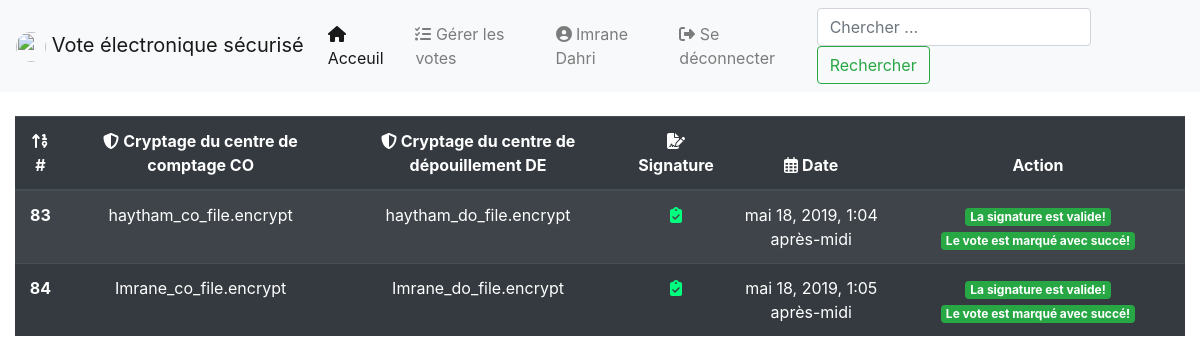
Before: /manage/ (signed in) with the older database file.
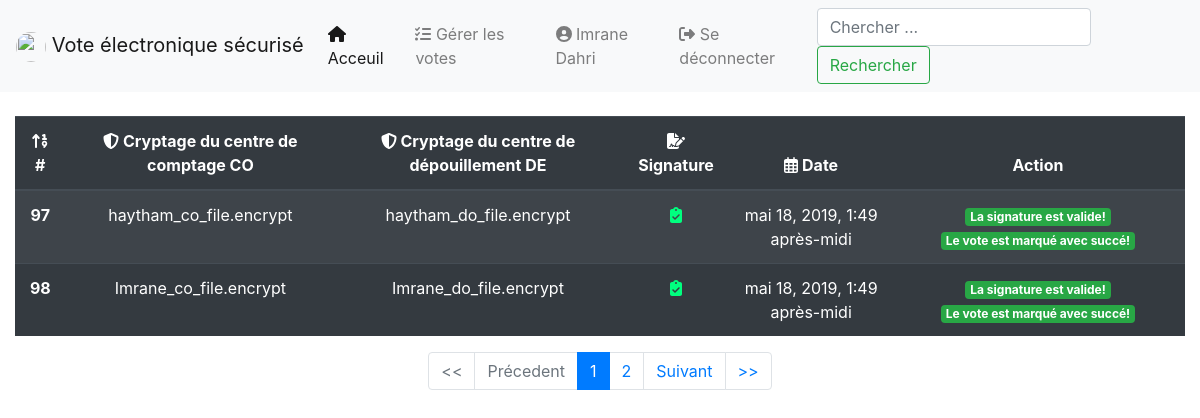
After: the same page with the newer database file.
### SecuredVote/models.py (models this page shows, shortened)
class Pending(models.Model):
    co_file = models.FileField(null=False)
    do_file = models.FileField(null=False, blank=True)
    date = models.DateTimeField(default=now)
    done = models.BooleanField(default=False, null=True, blank=True)
    is_valid = models.BooleanField(default=False, null=True, blank=True)
    signature = models.ForeignKey(Signature, on_delete=models.CASCADE)

### SecuredVote/views.py (the view, shortened to what this page needs)
# urls.py: path('manage/', views.Manage.as_view(), name="votes_management"),
class Manage(LoginRequiredMixin, View):
    login_url = "/login/"
    redirect_field_name = "next"
    def get(self, request, *args, **kwargs):
        context = dict()
        user = request.user
        if not user.is_superuser and user.is_staff:
            search = request.GET.get("search" or None)
            if search is not None:
                try:
                    pendings = Pending.objects.filter(id=search)
                except:
                    pendings = []
            else:
                pendings = Pending.objects.all()
            paginator = Paginator(pendings, 2)  # Show 2 pending votes per page
            page = request.GET.get("page")
            pendings = paginator.get_page(page)
            context["pendings"] = pendings
            return render(request, "vote/manage.html", context)
        messages.info(request, "Vous n'êtes pas membre du centre de comptage!")
        return redirect("vote:home")

### SecuredVote/forms.py
class SearchForm(forms.Form):
    search = forms.CharField(max_length=255, empty_value=False, widget=forms.TextInput(
        attrs={'class': 'form-control mr-sm-2', 'placeholder': 'Chercher ...', 'aria-label': 'Search',
               'type': 'search'}))

### SecuredVote/context_processor.py (called while the page is built)
def global_var(request):
    context = dict()
    search_form = SearchForm()
    context['search_form'] = search_form
    return context

### templates/vote/manage.html (shortened to what the changed rows need)
{% extends 'vote/base.html' %}
{% load staticfiles %}
{% block content %}
    {% include 'vote/messages.html' %}
    <div class="table-responsive">
        <table align="center" class="table table-striped table-dark table-hover">
        <thead>
        <tr align="center">
            <th scope="col"><i class="fas fa-sort-numeric-up"></i> #</th>
            <th scope="col"><i class="fas fa-shield-alt"></i> Cryptage du centre de comptage CO</th>
            <th scope="col"><i class="fas fa-shield-alt"></i> Cryptage du centre de dépouillement DE</th>
            <th scope="col"><i class="fas fa-file-signature"></i> Signature</th>
            <th scope="col"><i class="far fa-calendar-alt"></i> Date</th>
            <th scope="col">Action</th>
        </tr>
        </thead>
        <tbody>
        {% for pending in pendings.object_list %}
            <tr align="center">
                <th scope="row">{{ pending.pk }}</th>
                <td>{{ pending.co_file.name }}</td>
                <td>{{ pending.do_file.name }}</td>
                <td>
                    {% if pending.signature.is_valid is True %}
                        <i class="fas fa-clipboard-check" style="color: springgreen;"></i>
                    {% elif not pending.signature.is_valid %}
                        <i class="fas fa-spinner fa-spin"></i>
                    {% endif %}
                </td>
                <td>{{ pending.date }}</td>
                <td>
                    {% if pending.signature.is_valid %}
                        <span class="badge badge-success">La signature est valide!</span>
                    {% elif not pending.signature.is_valid and pending.signature.done %}
                        <span class="badge badge-danger">La signature est non valide!</span>
                    {% endif %}
                    {% if pending.is_valid and pending.done %}
                        <span class="badge badge-success">Le vote est marqué avec succé!</span>
                    {% elif not pending.is_valid and pending.done %}
                        <span class="badge badge-danger">Le vote est marqué non valide!</span>
                    {% endif %}
                </td>
            </tr>
        {% empty %}
            <tr>
                <td colspan="9" class="alert alert-warning text-center font-weight-bold">
                    <i class="fas fa-info-circle"></i> Aucun vote n'a été ajouté!
                </td>
            </tr>
        {% endfor %}
        </tbody>
    </table>
    </div>
    {% if pendings.has_other_pages %}
        <nav aria-label="...">
            <ul class="pagination justify-content-center">
                {% if pendings.has_previous %}
                    <li class="page-item">
                        <a class="page-link"
                           href="{% url 'vote:votes_management' %}?page=1{% if 'search' in request.GET %}&search={{ request.GET.search }}{% endif %}"
                           tabindex="-1" aria-disabled="true"><<</a>
                    </li>
                    <li class="page-item">
                        <a class="page-link"
                           href="{% url 'vote:votes_management' %}?page={{ pendings.previous_page_number }}{% if 'search' in request.GET %}&search={{ request.GET.search }}{% endif %}"
                           tabindex="-1" aria-disabled="true">Précedent</a>
                    </li>
                {% else %}
                    <li class="page-item disabled">
                        <a class="page-link" tabindex="-1" aria-disabled="true"><<</a>
                    </li>
                    <li class="page-item disabled">
                        <a class="page-link" tabindex="-1" aria-disabled="true">Précedent</a>
                    </li>
                {% endif %}
                {% for page_num in pendings.paginator.page_range %}
                    {% if pendings.number == page_num %}
                        <li class="page-item active" aria-current="page">
                            <a class="page-link"
                               href="{% url 'vote:votes_management' %}?page={{ page_num }}{% if 'search' in request.GET %}&search={{ request.GET.search }}{% endif %}">{{ page_num }}
                                <span class="sr-only">(current)</span></a>
                        </li>
                    {% else %}
                        <li class="page-item"><a class="page-link"
                                                 href="{% url 'vote:votes_management' %}?page={{ page_num }}{% if 'search' in request.GET %}&search={{ request.GET.search }}{% endif %}">{{ page_num }}</a>
                        </li>
                    {% endif %}
                {% endfor %}
                {% if pendings.has_next %}
                    <li class="page-item">
                        <a class="page-link" href="{% url 'vote:votes_management' %}?page={{ pendings.next_page_number }}{% if 'search' in request.GET %}&search={{ request.GET.search }}{% endif %}">Suivant</a>
                    </li>
                    <li class="page-item">
                        <a class="page-link" href="{% url 'vote:votes_management' %}?page={{ pendings.paginator.num_pages }}{% if 'search' in request.GET %}&search={{ request.GET.search }}{% endif %}">>></a>
                    </li>
                {% endif %}
            </ul>
        </nav>
    {% endif %}
{% endblock %}

Changed rows visible on the page:
removed Pending: pk "83", co_file.name "haytham_co_file.encrypt", do_file.name "haytham_do_file.encrypt", date "mai 18, 2019, 1:04 après-midi", shows "La signature est valide!", is_valid "Le vote est marqué avec succé!"
removed Pending: pk "84", co_file.name "Imrane_co_file.encrypt", do_file.name "Imrane_do_file.encrypt", date "mai 18, 2019, 1:05 après-midi", shows "La signature est valide!", is_valid "Le vote est marqué avec succé!"
added Pending: pk "97", co_file.name "haytham_co_file.encrypt", do_file.name "haytham_do_file.encrypt", date "mai 18, 2019, 1:49 après-midi", shows "La signature est valide!", is_valid "Le vote est marqué avec succé!"
added Pending: pk "98", co_file.name "Imrane_co_file.encrypt", do_file.name "Imrane_do_file.encrypt", date "mai 18, 2019, 1:49 après-midi", shows "La signature est valide!", is_valid "Le vote est marqué avec succé!"
Other visible differences:
text now shown: "<< Précedent Suivant >>"
new list line: "1"
new list line: "2"
